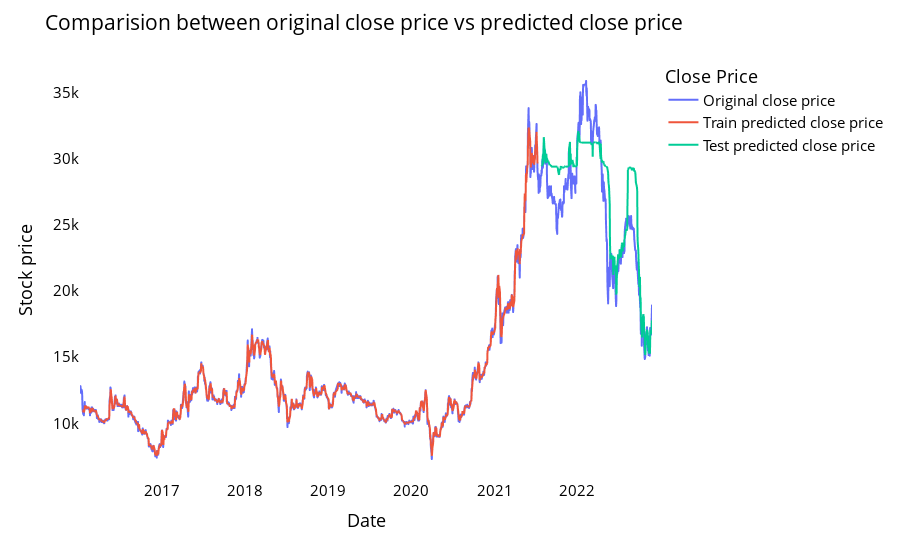

The notebook cell this image was saved under:
### Code cell
# shift train predictions for plotting
from itertools import cycle
import plotly.express as px
look_back=time_step
trainPredictPlot = np.empty_like(closedf)
trainPredictPlot[:, :] = np.nan
trainPredictPlot[look_back:len(RF_train_predict)+look_back, :] = RF_train_predict
print("Train predicted data: ", trainPredictPlot.shape)

# shift test predictions for plotting
testPredictPlot = np.empty_like(closedf)
testPredictPlot[:, :] = np.nan
testPredictPlot[len(RF_train_predict)+(look_back*2)+1:len(closedf)-1, :] = RF_test_predict
print("Test predicted data: ", testPredictPlot.shape)

names = cycle(['Original close price','Train predicted close price','Test predicted close price'])


plotdf = pd.DataFrame({'date': close_stock['Date'],
                       'original_close': close_stock['Close'],
                      'train_predicted_close': trainPredictPlot.reshape(1,-1)[0].tolist(),
                      'test_predicted_close': testPredictPlot.reshape(1,-1)[0].tolist()})

fig = px.line(plotdf,x=plotdf['date'], y=[plotdf['original_close'],plotdf['train_predicted_close'],
                                          plotdf['test_predicted_close']],
              labels={'value':'Stock price','date': 'Date'})
fig.update_layout(title_text='Comparision between original close price vs predicted close price',
                  plot_bgcolor='white', font_size=15, font_color='black', legend_title_text='Close Price')
fig.for_each_trace(lambda t:  t.update(name = next(names)))

fig.update_xaxes(showgrid=False)
fig.update_yaxes(showgrid=False)
fig.show()

### Figure 1 — Plotly figure (JSON) as saved in the notebook; plotly's stock layout.template omitted (floating-point values rounded to 4 significant figures; data arrays with more than 128 entries replaced by an {"elided": "..."} marker saying what was removed)
{"data": [{"hovertemplate": "variable=original_close<br>Date=%{x}<br>Stock price=%{y}<extra></extra>", "legendgroup": "original_close", "line": {"color": "#636efa", "dash": "solid"}, "marker": {"symbol": "circle"}, "mode": "lines", "name": "Original close price", "showlegend": true, "type": "scattergl", "x": {"elided": "1727 str values"}, "xaxis": "x", "y": {"elided": "1727 int values"}, "yaxis": "y"}, {"hovertemplate": "variable=train_predicted_close<br>Date=%{x}<br>Stock price=%{y}<extra></extra>", "legendgroup": "train_predicted_close", "line": {"color": "#EF553B", "dash": "solid"}, "marker": {"symbol": "circle"}, "mode": "lines", "name": "Train predicted close price", "showlegend": true, "type": "scattergl", "x": {"elided": "1727 str values"}, "xaxis": "x", "y": {"elided": "1727 float values"}, "yaxis": "y"}, {"hovertemplate": "variable=test_predicted_close<br>Date=%{x}<br>Stock price=%{y}<extra></extra>", "legendgroup": "test_predicted_close", "line": {"color": "#00cc96", "dash": "solid"}, "marker": {"symbol": "circle"}, "mode": "lines", "name": "Test predicted close price", "showlegend": true, "type": "scattergl", "x": {"elided": "1727 str values"}, "xaxis": "x", "y": {"elided": "1727 float values"}, "yaxis": "y"}], "layout": {"font": {"color": "black", "size": 15}, "legend": {"title": {"text": "Close Price"}, "tracegroupgap": 0}, "margin": {"t": 60}, "plot_bgcolor": "white", "title": {"text": "Comparision between original close price vs predicted close price"}, "xaxis": {"anchor": "y", "domain": [0, 1], "showgrid": false, "title": {"text": "Date"}}, "yaxis": {"anchor": "x", "domain": [0, 1], "showgrid": false, "title": {"text": "Stock price"}}}}
